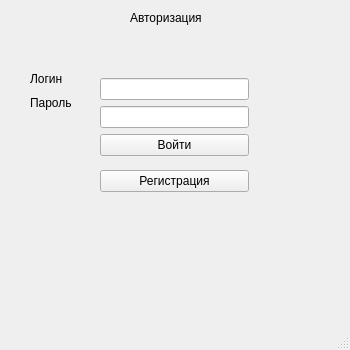
<?xml version="1.0" encoding="UTF-8"?>
<ui version="4.0">
 <class>LoginWindow</class>
 <widget class="QMainWindow" name="LoginWindow">
  <property name="geometry">
   <rect>
    <x>0</x>
    <y>0</y>
    <width>350</width>
    <height>350</height>
   </rect>
  </property>
  <property name="windowTitle">
   <string>MainWindow</string>
  </property>
  <widget class="QWidget" name="centralwidget">
   <widget class="QLabel" name="label">
    <property name="geometry">
     <rect>
      <x>130</x>
      <y>10</y>
      <width>81</width>
      <height>16</height>
     </rect>
    </property>
    <property name="text">
     <string>Авторизация</string>
    </property>
   </widget>
   <widget class="QWidget" name="">
    <property name="geometry">
     <rect>
      <x>30</x>
      <y>70</y>
      <width>71</width>
      <height>42</height>
     </rect>
    </property>
    <layout class="QVBoxLayout" name="verticalLayout">
     <item>
      <widget class="QLabel" name="label_2">
       <property name="text">
        <string>Логин</string>
       </property>
      </widget>
     </item>
     <item>
      <widget class="QLabel" name="label_3">
       <property name="text">
        <string>Пароль</string>
       </property>
      </widget>
     </item>
    </layout>
   </widget>
   <widget class="QWidget" name="">
    <property name="geometry">
     <rect>
      <x>100</x>
      <y>70</y>
      <width>149</width>
      <height>132</height>
     </rect>
    </property>
    <layout class="QVBoxLayout" name="verticalLayout_3">
     <item>
      <layout class="QVBoxLayout" name="verticalLayout_2">
       <item>
        <widget class="QLineEdit" name="Login"/>
       </item>
       <item>
        <widget class="QLineEdit" name="Password"/>
       </item>
       <item>
        <widget class="QPushButton" name="entry">
         <property name="text">
          <string>Войти</string>
         </property>
        </widget>
       </item>
      </layout>
     </item>
     <item>
      <widget class="QPushButton" name="Reg">
       <property name="text">
        <string>Регистрация</string>
       </property>
      </widget>
     </item>
    </layout>
   </widget>
  </widget>
  <widget class="QMenuBar" name="menubar">
   <property name="geometry">
    <rect>
     <x>0</x>
     <y>0</y>
     <width>350</width>
     <height>24</height>
    </rect>
   </property>
  </widget>
  <widget class="QStatusBar" name="statusbar"/>
 </widget>
 <resources/>
 <connections/>
</ui>
